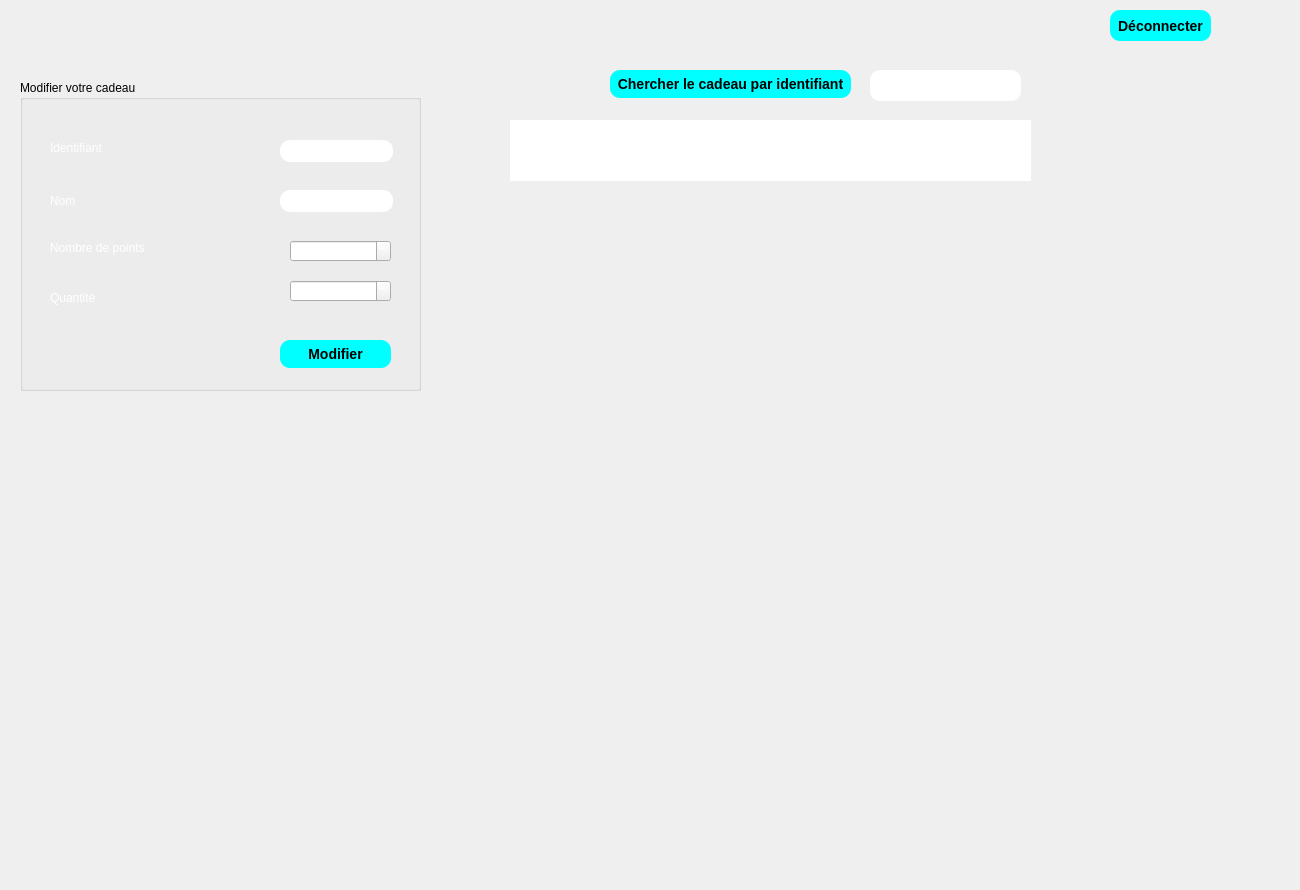
   <widget class="QWidget" name="tab_4">
    <attribute name="title">
     <string>Modifier cadeau</string>
    </attribute>
    <widget class="QGroupBox" name="groupBox_6">
     <property name="geometry">
      <rect>
       <x>20</x>
       <y>80</y>
       <width>401</width>
       <height>311</height>
      </rect>
     </property>
     <property name="styleSheet">
      <string notr="true">font: 12pt &quot;MS Shell Dlg 2&quot;;</string>
     </property>
     <property name="title">
      <string>Modifier votre cadeau</string>
     </property>
     <widget class="QLabel" name="label_29">
      <property name="geometry">
       <rect>
        <x>30</x>
        <y>60</y>
        <width>81</width>
        <height>16</height>
       </rect>
      </property>
      <property name="styleSheet">
       <string notr="true">color: rgb(255, 255, 255);
font: 11pt &quot;MS Shell Dlg 2&quot;;</string>
      </property>
      <property name="text">
       <string>Identifiant</string>
      </property>
     </widget>
     <widget class="QLabel" name="label_30">
      <property name="geometry">
       <rect>
        <x>30</x>
        <y>110</y>
        <width>61</width>
        <height>21</height>
       </rect>
      </property>
      <property name="styleSheet">
       <string notr="true">color: rgb(255, 255, 255);
font: 11pt &quot;MS Shell Dlg 2&quot;;</string>
      </property>
      <property name="text">
       <string>Nom</string>
      </property>
     </widget>
     <widget class="QLabel" name="label_31">
      <property name="geometry">
       <rect>
        <x>30</x>
        <y>160</y>
        <width>141</width>
        <height>16</height>
       </rect>
      </property>
      <property name="styleSheet">
       <string notr="true">color: rgb(255, 255, 255);
font: 11pt &quot;MS Shell Dlg 2&quot;;</string>
      </property>
      <property name="text">
       <string>Nombre de points</string>
      </property>
     </widget>
     <widget class="QLabel" name="label_32">
      <property name="geometry">
       <rect>
        <x>30</x>
        <y>210</y>
        <width>81</width>
        <height>16</height>
       </rect>
      </property>
      <property name="styleSheet">
       <string notr="true">color: rgb(255, 255, 255);
font: 11pt &quot;MS Shell Dlg 2&quot;;</string>
      </property>
      <property name="text">
       <string>Quantité</string>
      </property>
     </widget>
     <widget class="QLineEdit" name="modifier_id_cadeau">
      <property name="geometry">
       <rect>
        <x>260</x>
        <y>60</y>
        <width>113</width>
        <height>22</height>
       </rect>
      </property>
      <property name="styleSheet">
       <string notr="true">color: black;
                                         background-color: white;
                                         border-radius: 10px;
                                         font: bold 14px;</string>
      </property>
     </widget>
     <widget class="QLineEdit" name="modifier_nom_cadeau">
      <property name="geometry">
       <rect>
        <x>260</x>
        <y>110</y>
        <width>113</width>
        <height>22</height>
       </rect>
      </property>
      <property name="styleSheet">
       <string notr="true">color: black;
                                         background-color: white;
                                         border-radius: 10px;
                                         font: bold 14px;</string>
      </property>
     </widget>
     <widget class="QPushButton" name="modifier_cadeau">
      <property name="geometry">
       <rect>
        <x>260</x>
        <y>260</y>
        <width>111</width>
        <height>28</height>
       </rect>
      </property>
      <property name="styleSheet">
       <string notr="true">color: black;
                                         
background-color: rgb(0, 255, 255);
                                         border-radius: 10px;
                                         font: bold 14px;</string>
      </property>
      <property name="text">
       <string>Modifier</string>
      </property>
     </widget>
     <widget class="QSpinBox" name="modifier_pts_cadeau">
      <property name="geometry">
       <rect>
        <x>270</x>
        <y>160</y>
        <width>101</width>
        <height>22</height>
       </rect>
      </property>
      <property name="styleSheet">
       <string notr="true">color: rgb(255, 255, 255);</string>
      </property>
     </widget>
     <widget class="QSpinBox" name="modifier_quantite_cadeau">
      <property name="geometry">
       <rect>
        <x>270</x>
        <y>200</y>
        <width>101</width>
        <height>22</height>
       </rect>
      </property>
      <property name="styleSheet">
       <string notr="true">color: rgb(255, 255, 255);</string>
      </property>
     </widget>
    </widget>
    <widget class="QLineEdit" name="recherche_cadeau_id">
     <property name="geometry">
      <rect>
       <x>870</x>
       <y>70</y>
       <width>151</width>
       <height>31</height>
      </rect>
     </property>
     <property name="styleSheet">
      <string notr="true">color: black;
                                         background-color: white;
                                         border-radius: 10px;
                                         font: bold 14px;</string>
     </property>
    </widget>
    <widget class="QPushButton" name="chercher_cadeau">
     <property name="geometry">
      <rect>
       <x>610</x>
       <y>70</y>
       <width>241</width>
       <height>28</height>
      </rect>
     </property>
     <property name="styleSheet">
      <string notr="true">color: black;
                                         
background-color: rgb(0, 255, 255);
                                         border-radius: 10px;
                                         font: bold 14px;</string>
     </property>
     <property name="text">
      <string>Chercher le cadeau par identifiant</string>
     </property>
    </widget>
    <widget class="QTableView" name="table_Re_cadeau">
     <property name="geometry">
      <rect>
       <x>510</x>
       <y>120</y>
       <width>521</width>
       <height>61</height>
      </rect>
     </property>
     <property name="styleSheet">
      <string notr="true">color: black;
                                        
font: 14pt &quot;MS Shell Dlg 2&quot;;
                                         border-radius: 10px;
                                         font: bold 14px;</string>
     </property>
    </widget>
    <widget class="QLabel" name="label_4">
     <property name="geometry">
      <rect>
       <x>0</x>
       <y>-180</y>
       <width>1291</width>
       <height>881</height>
      </rect>
     </property>
     <property name="text">
      <string/>
     </property>
     <property name="pixmap">
      <pixmap>../../Downloads/e-sport.jpg</pixmap>
     </property>
    </widget>
    <widget class="QPushButton" name="deconnecter_3">
     <property name="geometry">
      <rect>
       <x>1110</x>
       <y>10</y>
       <width>101</width>
       <height>31</height>
      </rect>
     </property>
     <property name="styleSheet">
      <string notr="true">color: black;
                                         
background-color: rgb(0, 255, 255);
                                         border-radius: 10px;
                                         font: bold 14px;</string>
     </property>
     <property name="text">
      <string>Déconnecter</string>
     </property>
    </widget>
    <zorder>label_4</zorder>
    <zorder>groupBox_6</zorder>
    <zorder>recherche_cadeau_id</zorder>
    <zorder>chercher_cadeau</zorder>
    <zorder>table_Re_cadeau</zorder>
    <zorder>deconnecter_3</zorder>
   </widget>
